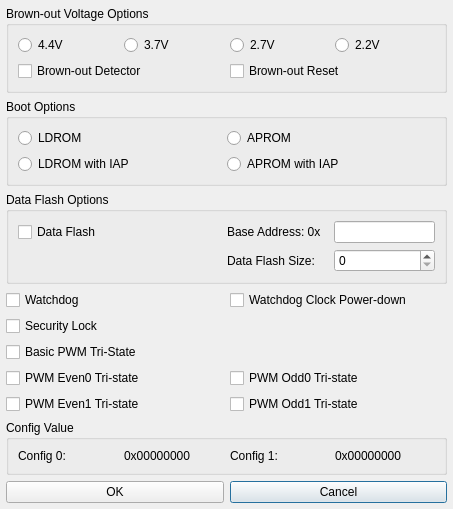
<?xml version="1.0" encoding="UTF-8"?>
<ui version="4.0">
 <class>Dialog</class>
 <widget class="QDialog" name="Dialog">
  <property name="geometry">
   <rect>
    <x>0</x>
    <y>0</y>
    <width>453</width>
    <height>394</height>
   </rect>
  </property>
  <layout class="QGridLayout" name="outer_layout">
   <property name="leftMargin">
    <number>6</number>
   </property>
   <property name="topMargin">
    <number>6</number>
   </property>
   <property name="rightMargin">
    <number>6</number>
   </property>
   <property name="bottomMargin">
    <number>6</number>
   </property>
   <property name="spacing">
    <number>6</number>
   </property>
   <item row="0" column="3" colspan="2">
    <widget class="QGroupBox" name="IDC_GROUP_BROWN_OUT_VOLTAGE">
     <property name="title">
      <string>Brown-out Voltage Options</string>
     </property>
     <layout class="QGridLayout" name="layout_IDC_GROUP_BROWN_OUT_VOLTAGE" columnstretch="1,1,1,1,0">
      <item row="0" column="0">
       <widget class="QRadioButton" name="IDC_RADIO_BOV_0">
        <property name="text">
         <string>4.4V</string>
        </property>
       </widget>
      </item>
      <item row="0" column="1" colspan="2">
       <widget class="QRadioButton" name="IDC_RADIO_BOV_1">
        <property name="text">
         <string>3.7V</string>
        </property>
       </widget>
      </item>
      <item row="0" column="2">
       <widget class="QRadioButton" name="IDC_RADIO_BOV_2">
        <property name="text">
         <string>2.7V</string>
        </property>
       </widget>
      </item>
      <item row="0" column="3" colspan="2">
       <widget class="QRadioButton" name="IDC_RADIO_BOV_3">
        <property name="text">
         <string>2.2V</string>
        </property>
       </widget>
      </item>
      <item row="1" column="0" colspan="3">
       <widget class="QCheckBox" name="IDC_CHECK_BROWN_OUT_DETECT">
        <property name="text">
         <string>Brown-out Detector</string>
        </property>
       </widget>
      </item>
      <item row="1" column="2" colspan="3">
       <widget class="QCheckBox" name="IDC_CHECK_BROWN_OUT_RESET">
        <property name="text">
         <string>Brown-out Reset</string>
        </property>
       </widget>
      </item>
     </layout>
    </widget>
   </item>
   <item row="1" column="3" colspan="2">
    <widget class="QGroupBox" name="IDC_GROUP_BOOT_SELECT">
     <property name="title">
      <string>Boot Options</string>
     </property>
     <layout class="QGridLayout" name="layout_IDC_GROUP_BOOT_SELECT" columnstretch="1,1,0,0">
      <item row="0" column="1" colspan="2">
       <widget class="QRadioButton" name="IDC_RADIO_BS_APROM">
        <property name="text">
         <string>APROM</string>
        </property>
       </widget>
      </item>
      <item row="1" column="0" colspan="2">
       <widget class="QRadioButton" name="IDC_RADIO_BS_LDROM_APROM">
        <property name="text">
         <string>LDROM with IAP</string>
        </property>
       </widget>
      </item>
      <item row="0" column="0">
       <widget class="QRadioButton" name="IDC_RADIO_BS_LDROM">
        <property name="text">
         <string>LDROM</string>
        </property>
       </widget>
      </item>
      <item row="1" column="1" colspan="3">
       <widget class="QRadioButton" name="IDC_RADIO_BS_APROM_LDROM">
        <property name="text">
         <string>APROM with IAP</string>
        </property>
       </widget>
      </item>
     </layout>
    </widget>
   </item>
   <item row="8" column="3" colspan="2">
    <widget class="QGroupBox" name="IDC_GROUP_CONFIG_VALUE">
     <property name="title">
      <string>Config Value</string>
     </property>
     <layout class="QHBoxLayout" name="layout_IDC_GROUP_CONFIG_VALUE">
      <item>
       <widget class="QLabel" name="IDC_STATIC_CONFIG_0">
        <property name="text">
         <string>Config 0:</string>
        </property>
       </widget>
      </item>
      <item>
       <widget class="QLabel" name="IDC_STATIC_CONFIG_VALUE_0">
        <property name="text">
         <string>0x00000000</string>
        </property>
       </widget>
      </item>
      <item>
       <widget class="QLabel" name="IDC_STATIC_CONFIG_1">
        <property name="text">
         <string>Config 1:</string>
        </property>
       </widget>
      </item>
      <item>
       <widget class="QLabel" name="IDC_STATIC_CONFIG_VALUE_1">
        <property name="text">
         <string>0x00000000</string>
        </property>
       </widget>
      </item>
     </layout>
    </widget>
   </item>
   <item row="9" column="4">
    <widget class="QPushButton" name="IDCANCEL">
     <property name="text">
      <string>Cancel</string>
     </property>
    </widget>
   </item>
   <item row="6" column="4">
    <widget class="QCheckBox" name="IDC_CHECK_CHZ_Odd0_Ctrl">
     <property name="text">
      <string>PWM Odd0 Tri-state</string>
     </property>
    </widget>
   </item>
   <item row="7" column="4">
    <widget class="QCheckBox" name="IDC_CHECK_CHZ_Odd1_Ctrl">
     <property name="text">
      <string>PWM Odd1 Tri-state</string>
     </property>
    </widget>
   </item>
   <item row="2" column="3" colspan="2">
    <widget class="QGroupBox" name="IDC_GROUP_DATA_FLASH">
     <property name="title">
      <string>Data Flash Options</string>
     </property>
     <layout class="QGridLayout" name="gridLayout" columnstretch="2,1,1">
      <item row="0" column="0">
       <widget class="QCheckBox" name="IDC_CHECK_DATA_FLASH_ENABLE">
        <property name="text">
         <string>Data Flash</string>
        </property>
       </widget>
      </item>
      <item row="0" column="1">
       <widget class="QLabel" name="IDC_STATIC_FLASH_BASE_ADDRESS">
        <property name="text">
         <string>Base Address: 0x</string>
        </property>
       </widget>
      </item>
      <item row="0" column="2">
       <widget class="QLineEdit" name="IDC_EDIT_FLASH_BASE_ADDRESS"/>
      </item>
      <item row="1" column="1">
       <widget class="QLabel" name="IDC_STATIC_DATA_FLASH_SIZE">
        <property name="text">
         <string>Data Flash Size:</string>
        </property>
       </widget>
      </item>
      <item row="1" column="2">
       <widget class="QSpinBox" name="IDC_SPIN_DATA_FLASH_SIZE"/>
      </item>
     </layout>
    </widget>
   </item>
   <item row="3" column="3">
    <widget class="QCheckBox" name="IDC_CHECK_WDT_ENABLE">
     <property name="text">
      <string>Watchdog</string>
     </property>
    </widget>
   </item>
   <item row="3" column="4">
    <widget class="QCheckBox" name="IDC_CHECK_WDT_POWER_DOWN">
     <property name="text">
      <string>Watchdog Clock Power-down</string>
     </property>
    </widget>
   </item>
   <item row="4" column="3">
    <widget class="QCheckBox" name="IDC_CHECK_SECURITY_LOCK">
     <property name="text">
      <string>Security Lock</string>
     </property>
    </widget>
   </item>
   <item row="5" column="3">
    <widget class="QCheckBox" name="IDC_CHECK_CHZ_BPWM_Ctrl">
     <property name="text">
      <string>Basic PWM Tri-State</string>
     </property>
    </widget>
   </item>
   <item row="6" column="3">
    <widget class="QCheckBox" name="IDC_CHECK_CHZ_Even0_Ctrl">
     <property name="text">
      <string>PWM Even0 Tri-state</string>
     </property>
    </widget>
   </item>
   <item row="7" column="3">
    <widget class="QCheckBox" name="IDC_CHECK_CHZ_Even1_Ctrl">
     <property name="text">
      <string>PWM Even1 Tri-state</string>
     </property>
    </widget>
   </item>
   <item row="9" column="3">
    <widget class="QPushButton" name="IDOK">
     <property name="text">
      <string>OK</string>
     </property>
    </widget>
   </item>
  </layout>
 </widget>
 <resources/>
 <connections/>
</ui>
